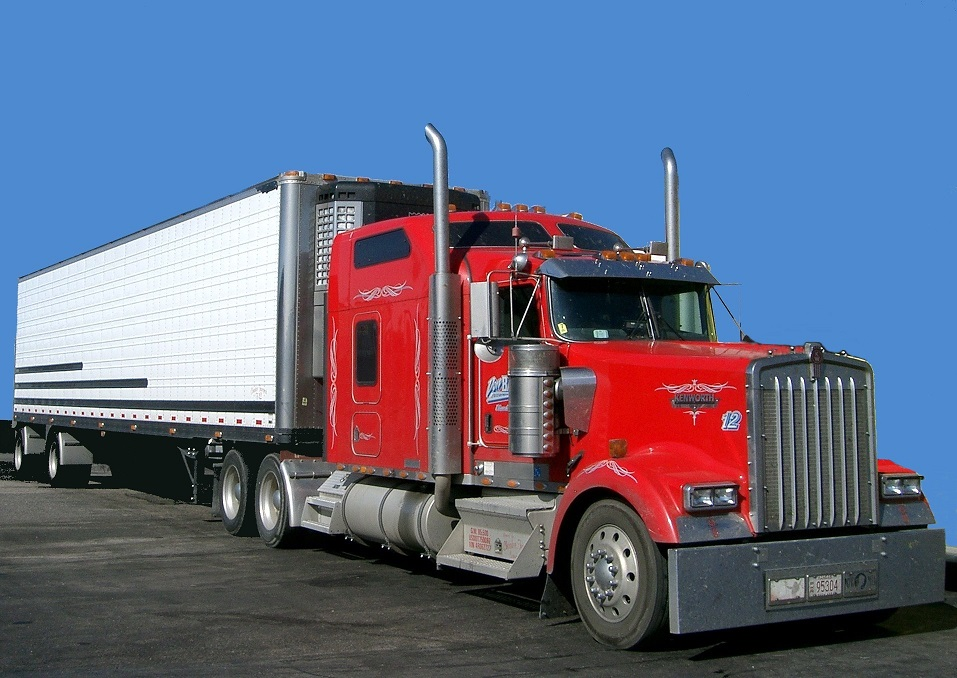
#> input picture color_detection/truck_free_s.jpg, 957 x 678 px
$ jupyter execute hog_features.ipynb   (older library calls are emulated)
#> lines starting #> are read from the running program, lines starting #| are printed output that depends on the picture; after the words box and inside, x2 and y2 are one past the last pixel; in counts of white or black regions, pixels touching at a corner belong together
[cell 1]
import matplotlib.pyplot as plt
import numpy as np
import cv2
import matplotlib.image as mpimg
from skimage.feature import hog

[cell 2]
image=cv2.imread("truck_free_s.jpg")
#> image is the input picture: shape (678, 957, 3); mean B, G, R 134, 106.9, 96.9
cv2.imshow("truck_image",image)
cv2.waitKey()
cv2.destroyAllWindows()

[cell 3]
image_g=cv2.cvtColor(image,cv2.COLOR_BGR2GRAY)
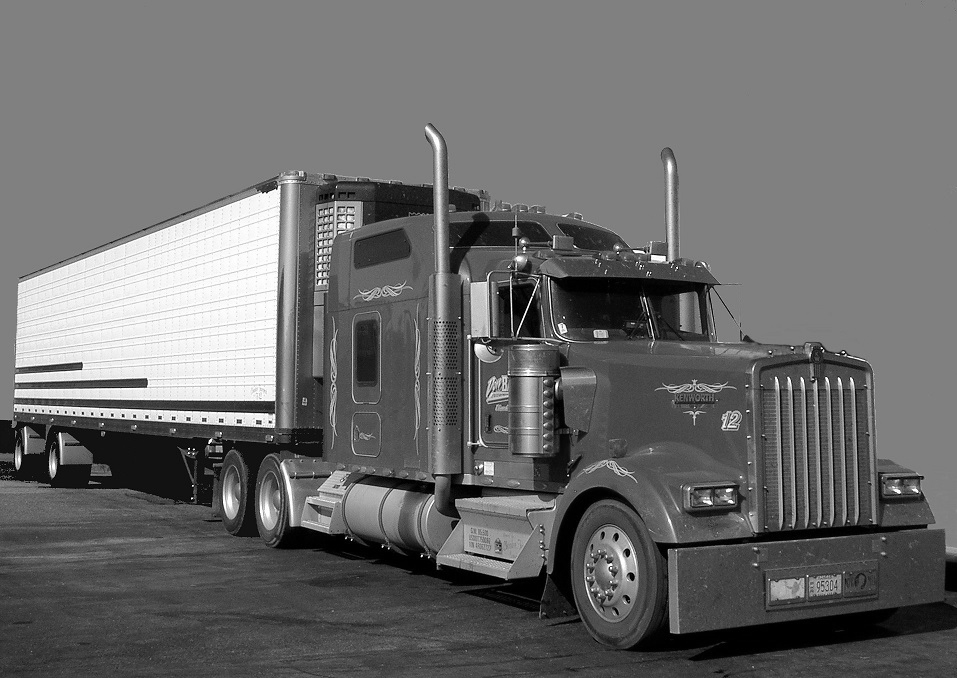
#> image_g: shape (678, 957); min 0, max 255, mean 107
plt.imshow(image_g,cmap='gray')

[cell 4]
x_sobel=cv2.Sobel(image_g,cv2.CV_64F,0,1,ksize=7)
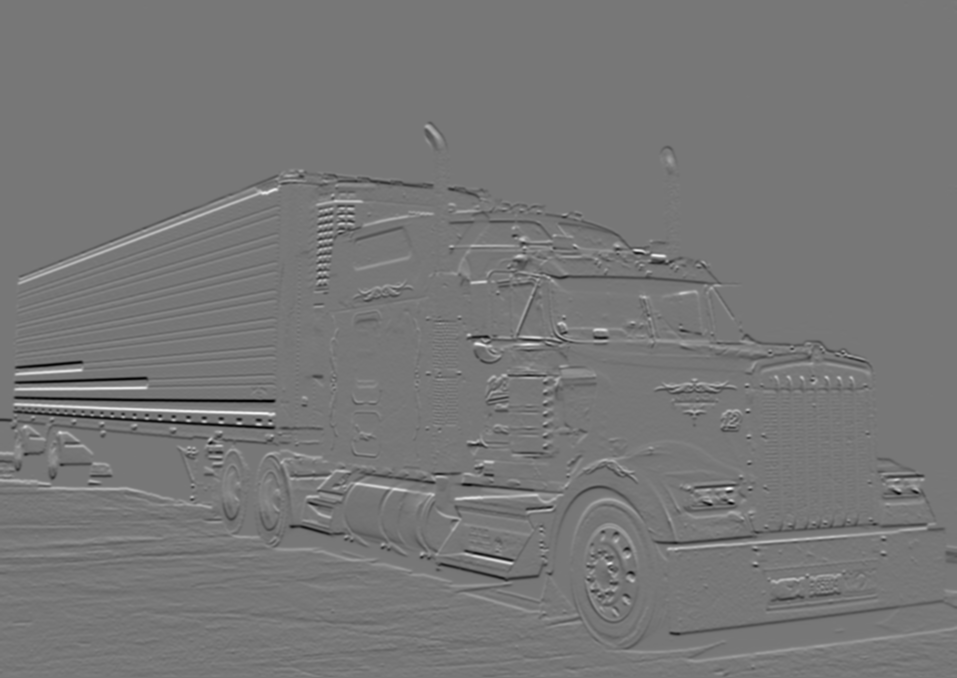
#> x_sobel: shape (678, 957) float64; min -128465, max 145423, mean -179.7; drawn with min black and max white
cv2.imshow("truck_image",x_sobel)
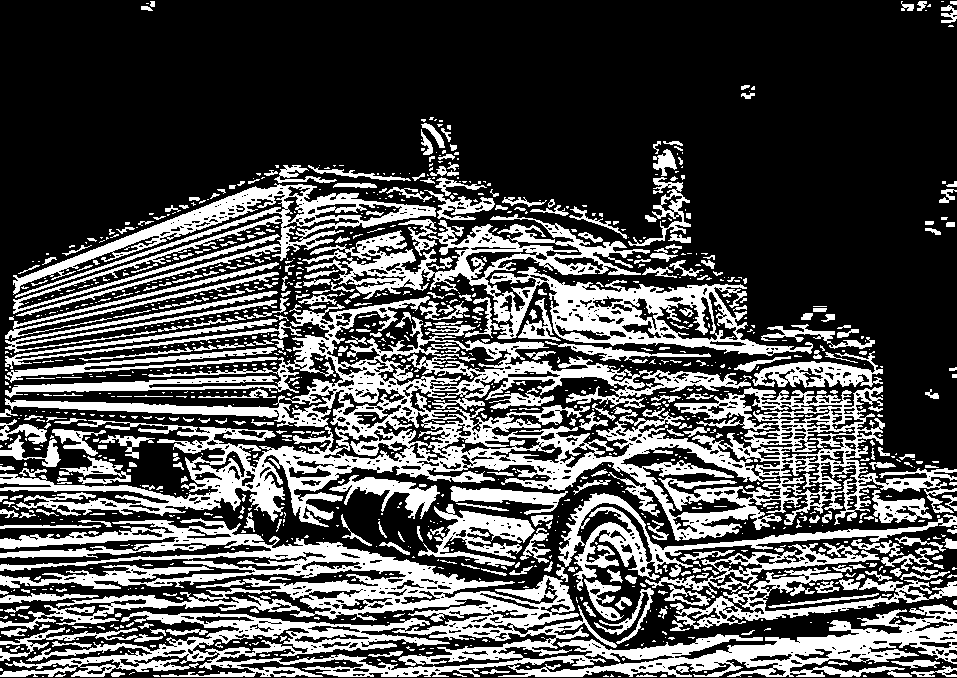
#> window 'truck_image': shape (678, 957); 31.2% white; 1284 white regions (926 under 20 px), largest, box (x1, y1, x2, y2) and area: (0, 296, 957, 541) 60139, (0, 518, 957, 677) 47656, (302, 214, 813, 356) 18356
cv2.waitKey()
cv2.destroyAllWindows()

[cell 5]
y_sobel=cv2.Sobel(image_g,cv2.CV_64F,1,0,ksize=7)
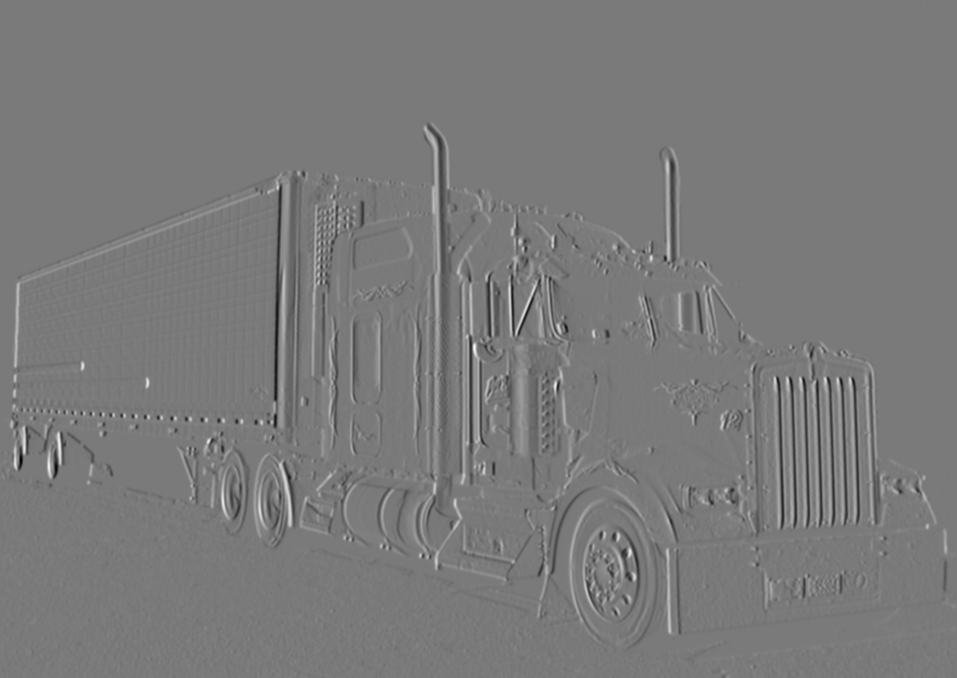
#> y_sobel: shape (678, 957) float64; min -135161, max 146534, mean 19.4; drawn with min black and max white
cv2.imshow("truck_image",y_sobel)
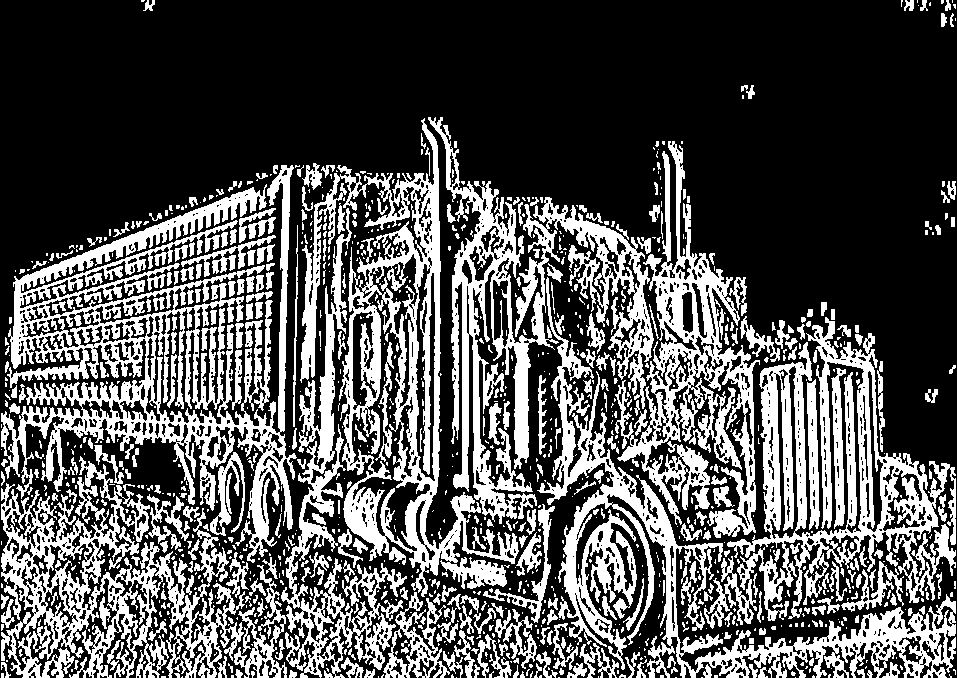
#> window 'truck_image': shape (678, 957); 32.4% white; 1140 white regions (774 under 20 px), largest, box (x1, y1, x2, y2) and area: (1, 165, 297, 563) 33969, (300, 118, 519, 597) 23469, (537, 277, 956, 678) 21882
cv2.waitKey()
cv2.destroyAllWindows()

Perform Histogram Gradient Orientation

[cell 6]
features,hog_image=hog(image_g,
                       orientations=9,
                       pixels_per_cell=(16,16),
                       cells_per_block=(1,1),
                       transform_sqrt=False,
                       visualize=True,
                       feature_vector=False
                       )
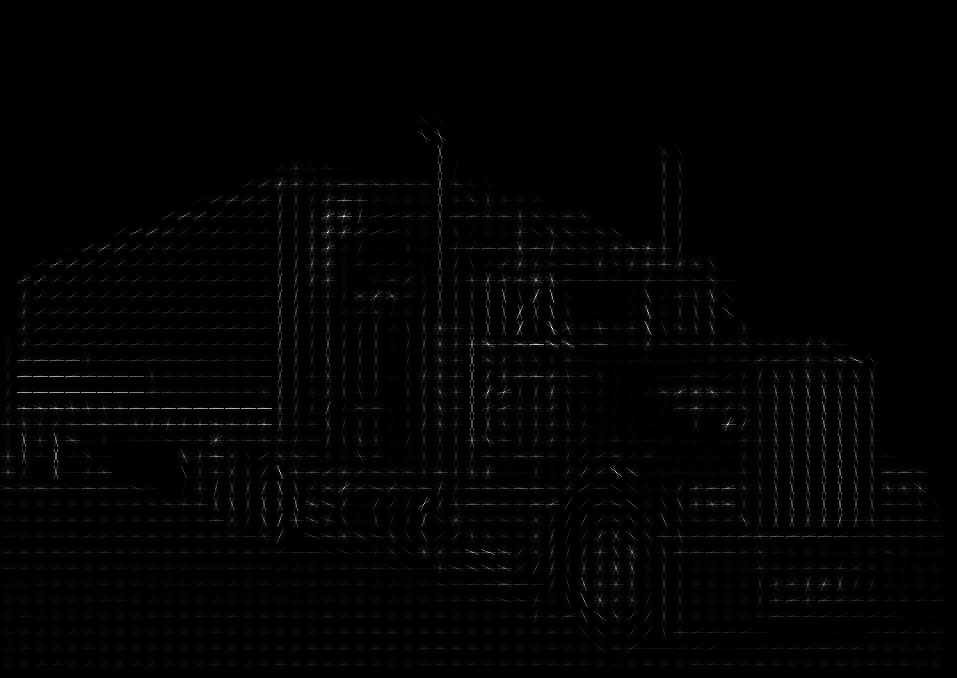
#> hog_image: shape (678, 957) float64; min 0, max 73.36, mean 0.8; drawn with min black and max white
features.shape
#> Out = (42, 59, 1, 1, 9)

[cell 7]
features[30,50,]

[cell 8]
hog_image.shape
#> Out = (678, 957)

[cell 9]
from skimage import exposure
hog_image_rescaled=exposure.rescale_intensity(hog_image,in_range=(0,2))
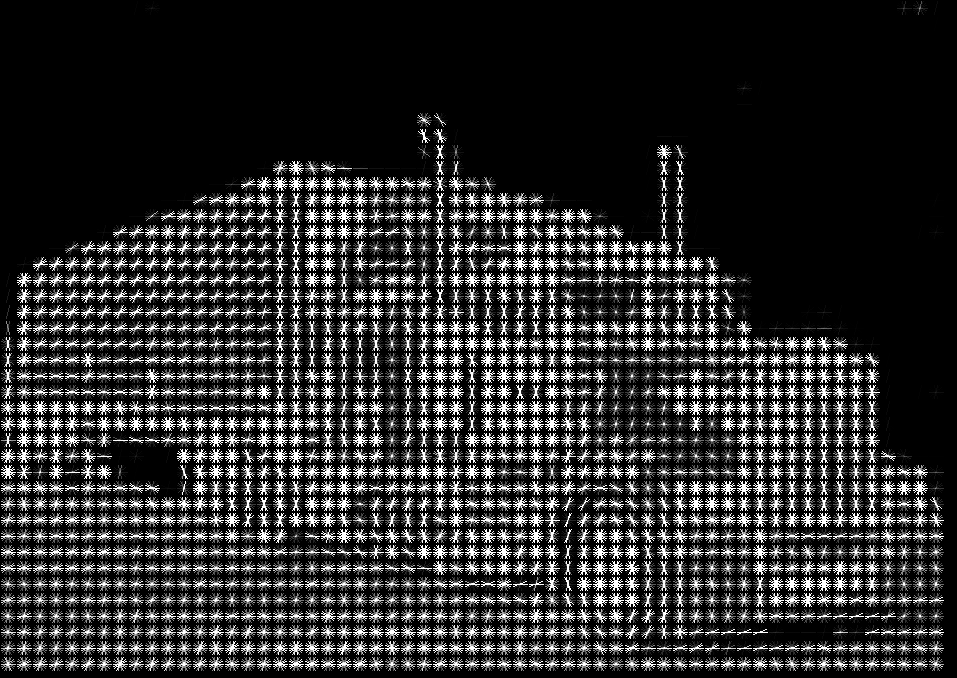
#> hog_image_rescaled: shape (678, 957) float64; min 0, max 1, mean 0.176

$ run again, with color_detection/Find_Truck_color.jpg copied over color_detection/truck_free_s.jpg
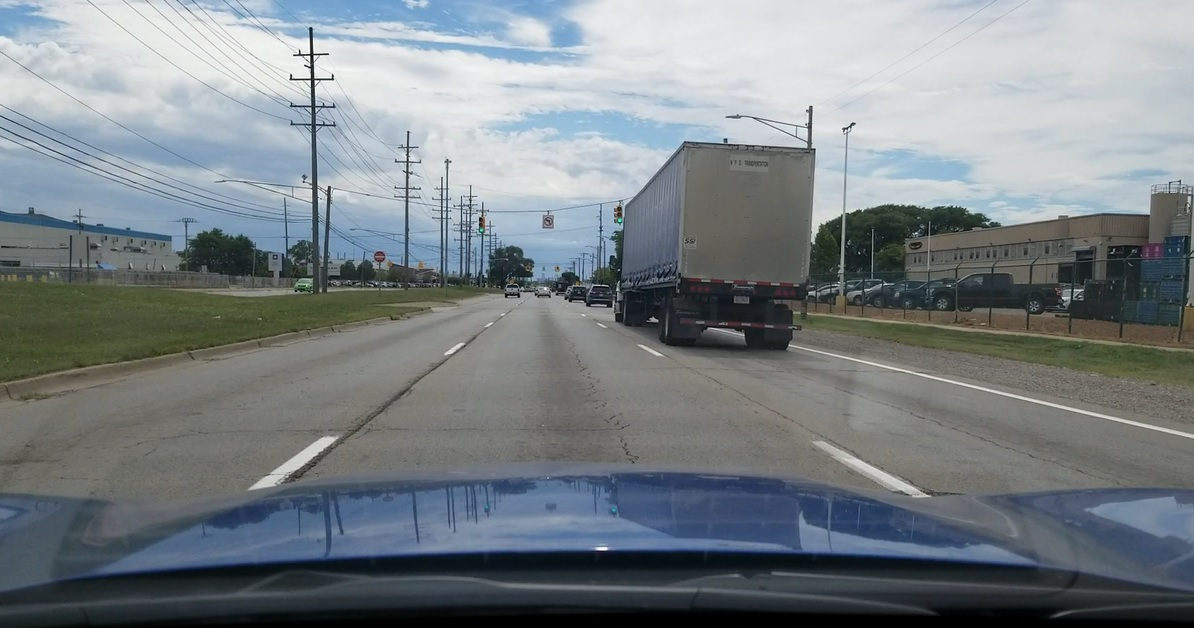
#> input picture color_detection/Find_Truck_color.jpg, 1194 x 628 px
#> image is the input picture: shape (628, 1194, 3); mean B, G, R 133.3, 129, 121.6
#> `cv2.imshow("truck_image",x_sobel)`:
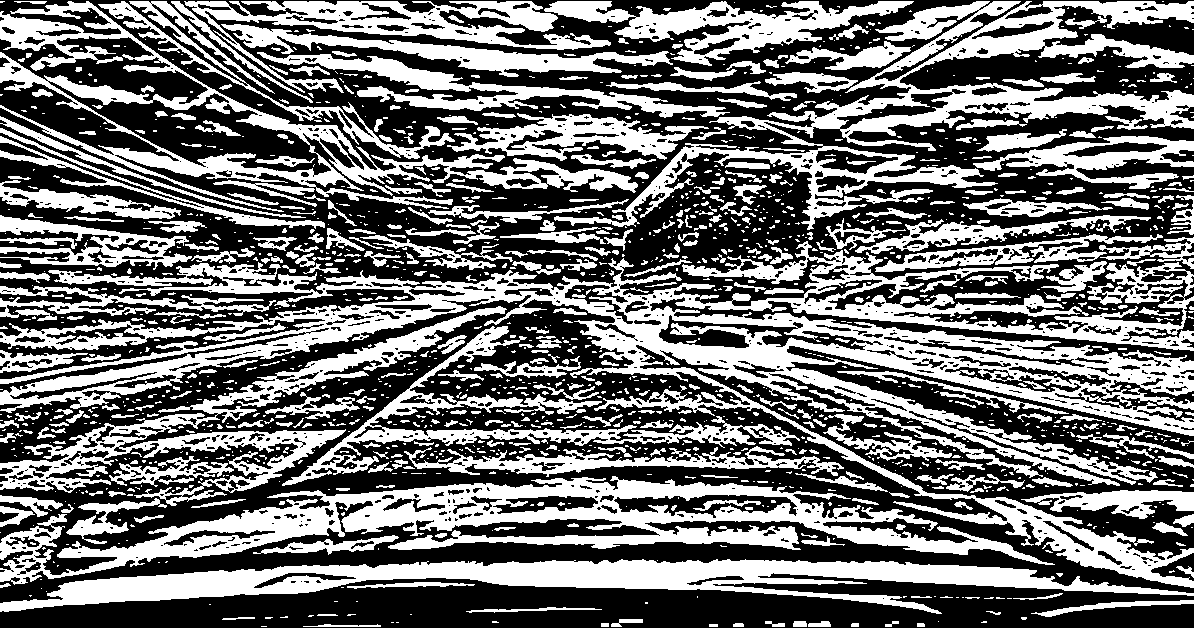
#> window 'truck_image': shape (628, 1194); 44.2% white; 1586 white regions (1113 under 20 px), largest, box (x1, y1, x2, y2) and area: (0, 241, 1194, 588) 76942, (0, 476, 1055, 585) 30761, (554, 1, 1194, 230) 27519
#> `hog_image_rescaled=exposure.rescale_intensity(hog_image,in_range=(0,2))`:
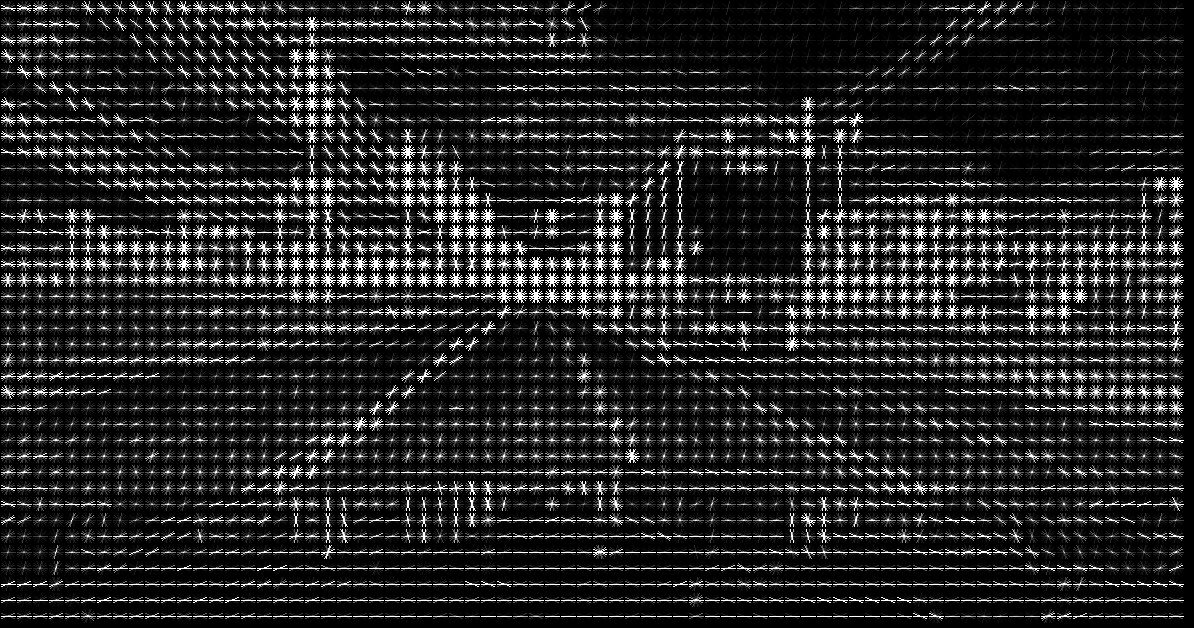
#> hog_image_rescaled: shape (628, 1194) float64; min 0, max 1, mean 0.148

$ run again, with color_detection/Self_Driving.jpg copied over color_detection/truck_free_s.jpg
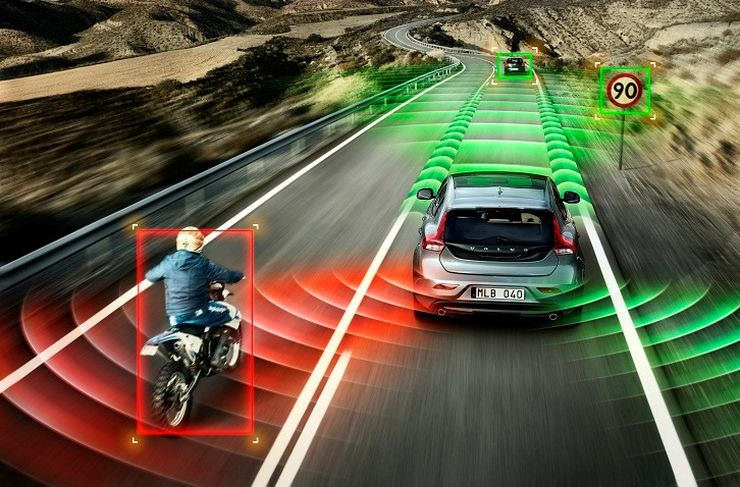
#> input picture color_detection/Self_Driving.jpg, 740 x 487 px
#> image is the input picture: shape (487, 740, 3); mean B, G, R 69, 92.7, 98.9
#> `cv2.imshow("truck_image",x_sobel)`:
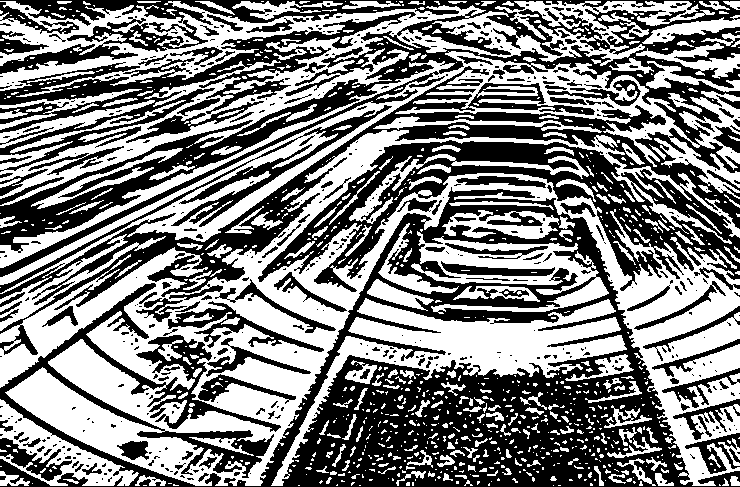
#> window 'truck_image': shape (487, 740); 50.4% white; 547 black regions (399 under 20 px), largest, box (x1, y1, x2, y2) and area: (0, 0, 740, 355) 75330, (0, 187, 740, 487) 61503, (0, 12, 416, 172) 11932
#> `hog_image_rescaled=exposure.rescale_intensity(hog_image,in_range=(0,2))`:
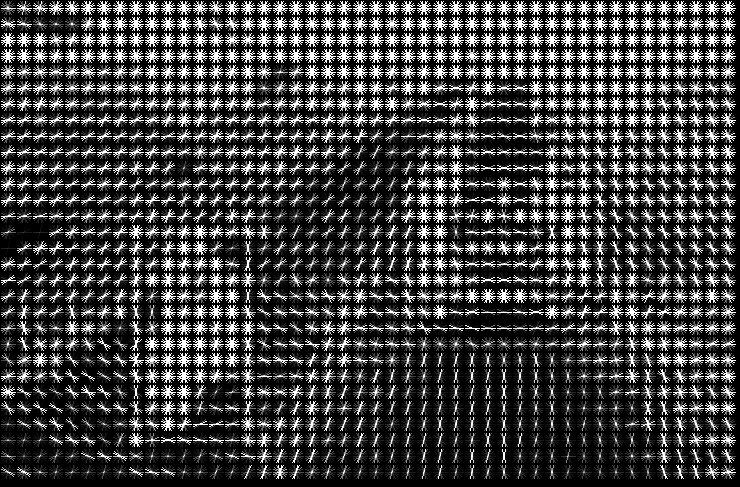
#> hog_image_rescaled: shape (487, 740) float64; min 0, max 1, mean 0.254
